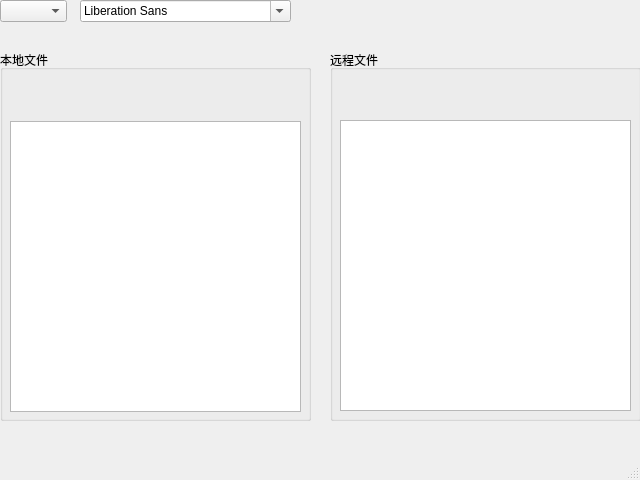
<?xml version="1.0" encoding="UTF-8"?>
<ui version="4.0">
 <class>MainWindow</class>
 <widget class="QMainWindow" name="MainWindow">
  <property name="geometry">
   <rect>
    <x>0</x>
    <y>0</y>
    <width>640</width>
    <height>480</height>
   </rect>
  </property>
  <property name="windowTitle">
   <string>MainWindow</string>
  </property>
  <widget class="QWidget" name="centralwidget">
   <widget class="QComboBox" name="comboBox">
    <property name="geometry">
     <rect>
      <x>0</x>
      <y>0</y>
      <width>67</width>
      <height>22</height>
     </rect>
    </property>
   </widget>
   <widget class="QFontComboBox" name="fontComboBox">
    <property name="geometry">
     <rect>
      <x>80</x>
      <y>0</y>
      <width>211</width>
      <height>22</height>
     </rect>
    </property>
   </widget>
   <widget class="QGroupBox" name="groupBox_local">
    <property name="geometry">
     <rect>
      <x>0</x>
      <y>50</y>
      <width>311</width>
      <height>371</height>
     </rect>
    </property>
    <property name="title">
     <string>本地文件</string>
    </property>
    <widget class="QListWidget" name="listWidget_local">
     <property name="geometry">
      <rect>
       <x>10</x>
       <y>71</y>
       <width>291</width>
       <height>291</height>
      </rect>
     </property>
    </widget>
   </widget>
   <widget class="QGroupBox" name="groupBox_remote">
    <property name="geometry">
     <rect>
      <x>330</x>
      <y>50</y>
      <width>311</width>
      <height>371</height>
     </rect>
    </property>
    <property name="title">
     <string>远程文件</string>
    </property>
    <widget class="QListWidget" name="listWidget_remote">
     <property name="geometry">
      <rect>
       <x>10</x>
       <y>70</y>
       <width>291</width>
       <height>291</height>
      </rect>
     </property>
    </widget>
   </widget>
  </widget>
  <widget class="QMenuBar" name="menubar">
   <property name="geometry">
    <rect>
     <x>0</x>
     <y>0</y>
     <width>640</width>
     <height>29</height>
    </rect>
   </property>
  </widget>
  <widget class="QStatusBar" name="statusbar"/>
 </widget>
 <resources/>
 <connections/>
</ui>
